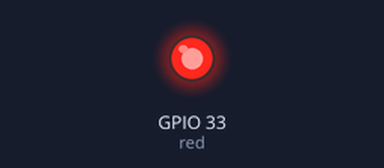
Recording of a program running on a simulated ESP32 board running MicroPython. On the bench: output pins drawn as LEDs (lit = HIGH). WiFi joins after 1.5 s; what the program prints to the serial console is not drawn. At 2.5 s the program stops and its outputs stay as they are.

Above: at 0.1 s.
At 2.6 s:
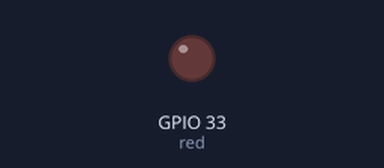
Timing chart, 0 to 4.0 s (numbered marks = the images above):
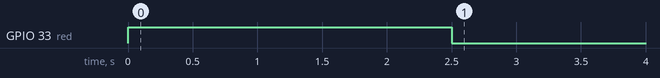

Measured:
- by itself, GPIO 33 (red): LOW → HIGH at 0.00 s, → LOW 2.5 s later

The program:

w2_wifi_connect.py
```python
import network, time
from machine import Pin

SSID = "여기에_와이파이_이름"                   # ★ 화면에 안내된 와이파이 이름으로 바꾼다
PASSWORD = "여기에_비밀번호"                    # ★ 화면에 안내된 비밀번호로 바꾼다

red = Pin(33, Pin.OUT, value=1)                 # 빨간 LED: 0 이 켜짐

wlan = network.WLAN(network.STA_IF)
wlan.active(False)                              # 앞 실행에서 남은 접속 시도를 지우려고
time.sleep_ms(1000)                             # 껐다가 1초 쉬고
wlan.active(True)                               # 다시 켠다
wlan.connect(SSID, PASSWORD)                    # 공유기에 접속을 요청한다

print("연결 중", end="")
start = time.ticks_ms()
while not wlan.isconnected():
    if time.ticks_diff(time.ticks_ms(), start) > 15000:     # 15초를 기다린다
        break
    print(".", end="")
    time.sleep_ms(500)

if wlan.isconnected():
    ip, mask, gateway, dns = wlan.ifconfig()    # 공유기가 나눠 준 네 가지 값
    red.value(0)                                # 연결되면 빨간 LED 를 켠다
    print("\n연결 성공!")
    print("보드 주소 (IP)     :", ip)
    print("같은 동네 범위     :", mask)
    print("나가는 문 (게이트웨이):", gateway)
    print("주소록 (DNS)       :", dns)
    print("신호 세기          :", wlan.status("rssi"), "dBm")
else:
    print("\n연결 실패 → 이름·비밀번호를 다시 확인하세요")

# ⭐ 도전: 연결에 성공하면 플래시 대신 빨간 LED 가 3번 깜빡이게 바꿔 보자.
```
